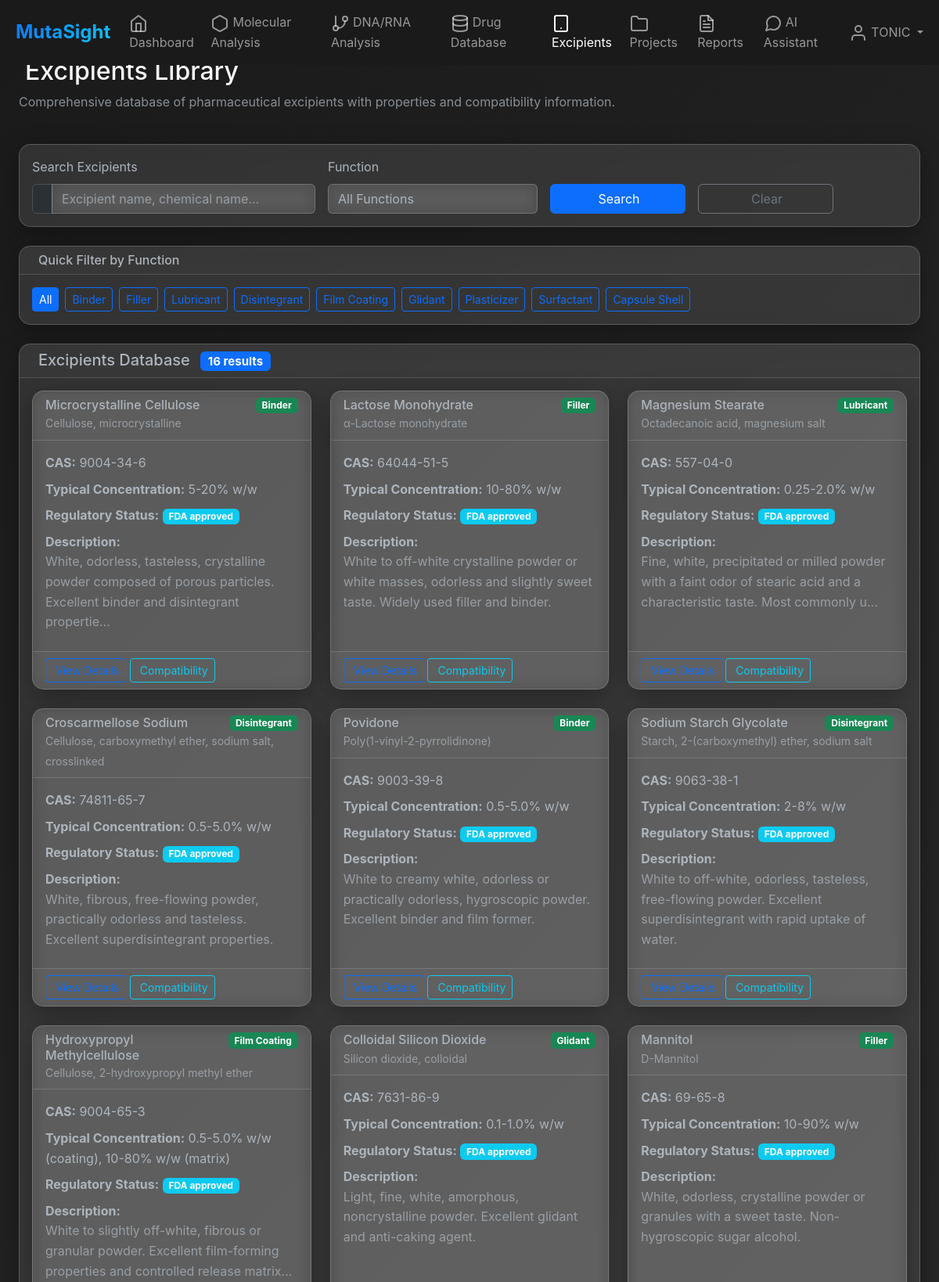
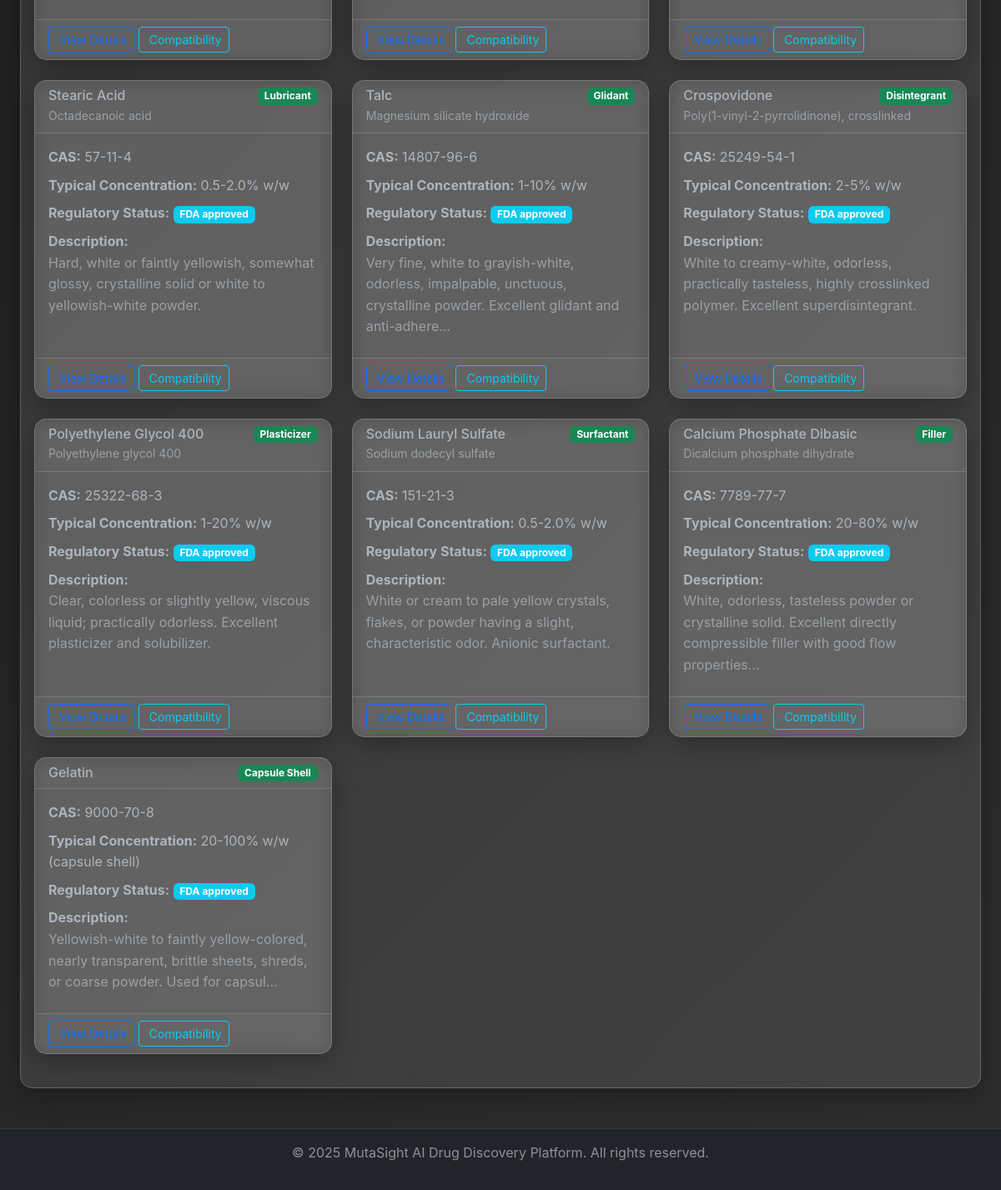
/excipients (signed in), run on the app's committed database (2 pictures, top to bottom).
### models.py (models this page shows)
class User(UserMixin, db.Model):
    id = db.Column(db.Integer, primary_key=True)
    username = db.Column(db.String(80), unique=True, nullable=False)
    email = db.Column(db.String(120), unique=True, nullable=False)
    password_hash = db.Column(db.String(256), nullable=False)
    first_name = db.Column(db.String(50), nullable=True)
    last_name = db.Column(db.String(50), nullable=True)
    role = db.Column(db.String(20), default='researcher')
    created_at = db.Column(db.DateTime, default=datetime.utcnow)
    is_active = db.Column(db.Boolean, default=True)
    projects = db.relationship('Project', backref='owner', lazy=True)
    chat_messages = db.relationship('ChatMessage', backref='author', lazy=True)
    project_memberships = db.relationship('ProjectMember', backref='user', lazy=True)

class Excipient(db.Model):
    id = db.Column(db.Integer, primary_key=True)
    name = db.Column(db.String(200), nullable=False)
    chemical_name = db.Column(db.String(300))
    cas_number = db.Column(db.String(20))
    function = db.Column(db.String(100))  # binder, disintegrant, etc.
    description = db.Column(db.Text)
    compatibility = db.Column(db.Text)  # JSON object
    toxicity_data = db.Column(db.Text)
    regulatory_status = db.Column(db.String(100))
    typical_concentration = db.Column(db.String(100))
    physical_properties = db.Column(db.Text)  # JSON object

### routes.py (the view)
@main_bp.route('/excipients')
@login_required
def excipients():
    search_query = request.args.get('search', '')
    function_filter = request.args.get('function', '')
    query = Excipient.query
    if search_query:
        query = query.filter(
            (Excipient.name.ilike(f'%{search_query}%')) |
            (Excipient.chemical_name.ilike(f'%{search_query}%'))
        )
    if function_filter:
        query = query.filter(Excipient.function.ilike(f'%{function_filter}%'))
    excipients = query.all()
    functions = db.session.query(Excipient.function.distinct()).all()
    excipient_functions = [f[0] for f in functions if f[0]]
    return render_template('excipients.html',
                         excipients=excipients,
                         excipient_functions=excipient_functions,
                         search_query=search_query,
                         selected_function=function_filter)

### app.py (called while the page is built)
@login_manager.user_loader
def load_user(user_id):
    from models import User
    return User.query.get(int(user_id))

### templates/excipients.html (shortened to what this page needs)
{% extends "base.html" %}
{% block content %}
<div class="container-fluid">
    <div class="row mb-4">
        <div class="col-12">
            <h2>Excipients Library</h2>
            <p class="text-muted">Comprehensive database of pharmaceutical excipients with properties and compatibility information.</p>
        </div>
    </div>
    <div class="row mb-4">
        <div class="col-12">
            <div class="card">
                <div class="card-body">
                    <form method="GET" action="{{ url_for('main.excipients') }}">
                        <div class="row g-3">
                            <div class="col-md-4">
                                <label for="search" class="form-label">Search Excipients</label>
                                <div class="input-group">
                                    <span class="input-group-text"></span>
                                    <input type="text" class="form-control" id="search" name="search"
                                           value="{{ search_query }}" placeholder="Excipient name, chemical name...">
                                </div>
                            </div>
                            <div class="col-md-3">
                                <label for="function" class="form-label">Function</label>
                                <select class="form-select" id="function" name="function">
                                    <option value="">All Functions</option>
                                </select>
                            </div>
                            <div class="col-md-2">
                                <label class="form-label">&nbsp;</label>
                                <div class="d-grid">
                                    <button type="submit" class="btn btn-primary">
                                        Search
                                    </button>
                                </div>
                            </div>
                            <div class="col-md-2">
                                <label class="form-label">&nbsp;</label>
                                <div class="d-grid">
                                    <a href="{{ url_for('main.excipients') }}" class="btn btn-outline-secondary">
                                        Clear
                                    </a>
                                </div>
                            </div>
                        </div>
                    </form>
                </div>
            </div>
        </div>
    </div>
    <div class="row mb-4">
        <div class="col-12">
            <div class="card">
                <div class="card-header">
                    <h6 class="mb-0">Quick Filter by Function</h6>
                </div>
                <div class="card-body">
                    <div class="d-flex flex-wrap gap-2">
                        <a href="{{ url_for('main.excipients') }}" class="btn btn-sm {% if not selected_function %}btn-primary{% else %}btn-outline-primary{% endif %}">
                            All
                        </a>
                        {% for func in excipient_functions %}
                            <a href="{{ url_for('main.excipients', function=func) }}"
                               class="btn btn-sm {% if func == selected_function %}btn-primary{% else %}btn-outline-primary{% endif %}">
                                {{ func.replace('_', ' ').title() }}
                            </a>
                        {% endfor %}
                    </div>
                </div>
            </div>
        </div>
    </div>
    <div class="row">
        <div class="col-12">
            <div class="card">
                <div class="card-header">
                    <h5 class="mb-0">
                        Excipients Database
                        <span class="badge bg-primary ms-2">{{ excipients|length }} results</span>
                    </h5>
                </div>
                <div class="card-body">
                    {% if excipients %}
                        <div class="row">
                            {% for excipient in excipients %}
                            <div class="col-lg-6 col-xl-4 mb-4">
                                <div class="card h-100 excipient-card">
                                    <div class="card-header">
                                        <div class="d-flex justify-content-between align-items-start">
                                            <h6 class="mb-0">{{ excipient.name }}</h6>
                                            {% if excipient.function %}
                                                <span class="badge bg-success">{{ excipient.function.replace('_', ' ').title() }}</span>
                                            {% endif %}
                                        </div>
                                        {% if excipient.chemical_name and excipient.chemical_name != excipient.name %}
                                            <small class="text-muted">{{ excipient.chemical_name }}</small>
                                        {% endif %}
                                    </div>
                                    <div class="card-body">
                                        <div class="text-sm">
                                            {% if excipient.cas_number %}
                                            <div class="mb-2">
                                                <strong>CAS:</strong> {{ excipient.cas_number }}
                                            </div>
                                            {% endif %}
                                            {% if excipient.typical_concentration %}
                                            <div class="mb-2">
                                                <strong>Typical Concentration:</strong> {{ excipient.typical_concentration }}
                                            </div>
                                            {% endif %}
                                            {% if excipient.regulatory_status %}
                                            <div class="mb-2">
                                                <strong>Regulatory Status:</strong>
                                                <span class="badge bg-info">{{ excipient.regulatory_status }}</span>
                                            </div>
                                            {% endif %}
                                            {% if excipient.description %}
                                            <div class="mb-2">
                                                <strong>Description:</strong>
                                                <p class="text-muted mb-0">{{ excipient.description[:120] }}{% if excipient.description|length > 120 %}...{% endif %}</p>
                                            </div>
                                            {% endif %}
                                        </div>
                                    </div>
                                    <div class="card-footer">
                                        <button class="btn btn-sm btn-outline-primary"
                                                onclick="showExcipientDetails({{ excipient.id }})">
                                        </button>
                                        <button class="btn btn-sm btn-outline-info"
                                                onclick="showCompatibility({{ excipient.id }})">
                                            Compatibility
                                        </button>
                                    </div>
                                </div>
                            </div>
                            {% endfor %}
                        </div>
                    {% else %}
                        <div class="text-center text-muted py-5">
                            <i class="fas fa-search fa-3x mb-3"></i>
                            <h5>No excipients found</h5>
                            <p>Try adjusting your search criteria or browse all excipients.</p>
                        </div>
                    {% endif %}
                </div>
            </div>
        </div>
    </div>
</div>
{% endblock %}

### templates/base.html (shortened to what this page needs)
<!DOCTYPE html>
<html lang="en" data-bs-theme="dark">
<head>
    <link href="https://cdn.jsdelivr.net/npm/bootstrap@5.3.0/dist/css/bootstrap.min.css" rel="stylesheet">
    <link rel="stylesheet" href="{{ url_for('static', filename='css/style.css') }}">
</head>
<body class="bg-dark text-light">
    {% if current_user.is_authenticated %}
    <nav class="navbar navbar-expand-lg navbar-dark fixed-top" style="background-color: #1a1a1a;">
        <div class="container-fluid">
            <a class="navbar-brand text-gradient fw-bold" href="{{ url_for('main.dashboard') }}">
                <span class="text-primary">Muta</span>Sight
            </a>
            <div class="collapse navbar-collapse" id="navbarNav">
                <ul class="navbar-nav me-auto">
                    <li class="nav-item">
                        <a class="nav-link" href="{{ url_for('main.dashboard') }}">
                            <i data-feather="home" class="me-1"></i>Dashboard
                        </a>
                    </li>
                    <li class="nav-item">
                        <a class="nav-link" href="{{ url_for('main.molecular_analysis') }}">
                            <i data-feather="hexagon" class="me-1"></i>Molecular Analysis
                        </a>
                    </li>
                    <li class="nav-item">
                        <a class="nav-link" href="{{ url_for('main.dna_rna_analysis') }}">
                            <i data-feather="git-branch" class="me-1"></i>DNA/RNA Analysis
                        </a>
                    </li>
                    <li class="nav-item">
                        <a class="nav-link" href="{{ url_for('main.drug_database') }}">
                            <i data-feather="database" class="me-1"></i>Drug Database
                        </a>
                    </li>
                    <li class="nav-item">
                        <a class="nav-link" href="{{ url_for('main.excipients') }}">
                            <i data-feather="tablet" class="me-1"></i>Excipients
                        </a>
                    </li>
                    <li class="nav-item">
                        <a class="nav-link" href="{{ url_for('main.projects') }}">
                            <i data-feather="folder" class="me-1"></i>Projects
                        </a>
                    </li>
                    <li class="nav-item">
                        <a class="nav-link" href="{{ url_for('main.reports') }}">
                            <i data-feather="file-text" class="me-1"></i>Reports
                        </a>
                    </li>
                    <li class="nav-item">
                        <a class="nav-link" href="{{ url_for('main.chat') }}">
                            <i data-feather="message-circle" class="me-1"></i>AI Assistant
                        </a>
                    </li>
                </ul>
                <ul class="navbar-nav">
                    <li class="nav-item dropdown">
                        <a class="nav-link dropdown-toggle" href="#" id="navbarDropdown" role="button" data-bs-toggle="dropdown">
                            <i data-feather="user" class="me-1"></i>{{ current_user.username }}
                        </a>
                    </li>
                </ul>
            </div>
        </div>
    </nav>
    {% endif %}
    <main class="{% if current_user.is_authenticated %}container-fluid mt-5 pt-4{% endif %}">
        {% block content %}{% endblock %}
    </main>
    {% if current_user.is_authenticated %}
    <footer class="bg-dark text-center text-muted py-3 mt-5" style="border-top: 1px solid #343a40;">
        <div class="container">
            <p>&copy; 2025 MutaSight AI Drug Discovery Platform. All rights reserved.</p>
        </div>
    </footer>
    {% endif %}
</body>
</html>

### static/css/style.css (style rules this page uses)
:root { --mutasight-primary: #0d6efd; --mutasight-secondary: #6c757d; --mutasight-success: #198754; --mutasight-info: #0dcaf0; --mutasight-warning: #ffc107; --mutasight-danger: #dc3545; --mutasight-light: #f8f9fa; --mutasight-dark: #212529; --glass-bg: rgba(255, 255, 255, 0.1); --glass-border: rgba(255, 255, 255, 0.2); }
body { font-family: -apple-system, BlinkMacSystemFont, 'Segoe UI', Roboto, sans-serif; line-height: 1.6; background: linear-gradient(135deg, #1a1a1a 0%, #2d2d2d 100%); min-height: 100vh; }
.text-gradient { background: linear-gradient(135deg, var(--mutasight-primary) 0%, var(--mutasight-info) 100%); -webkit-background-clip: text; -webkit-text-fill-color: transparent; background-clip: text; font-weight: 700; }
.navbar-brand { font-weight: 700; font-size: 1.5rem; }
.navbar-brand .text-primary { color: var(--mutasight-primary) !important; }
.card { background: var(--glass-bg); backdrop-filter: blur(10px); border: 1px solid var(--glass-border); border-radius: 15px; box-shadow: 0 8px 32px rgba(0, 0, 0, 0.3); transition: all 0.3s ease; }
.form-control, .form-select { background: var(--glass-bg); backdrop-filter: blur(10px); border: 1px solid var(--glass-border); color: var(--bs-body-color); transition: all 0.3s ease; }

### data on the page
User: username "TONIC"
Excipient: name "Microcrystalline Cellulose", function.replace "Binder", chemical_name "Cellulose, microcrystalline", cas_number "9004-34-6", typical_concentration "5-20% w/w", regulatory_status "FDA approved", description "White, odorless, tasteless, crystalline powder composed of porous particles. Excellent binder and disintegrant propertie"
Excipient: name "Lactose Monohydrate", function.replace "Filler", chemical_name "α-Lactose monohydrate", cas_number "64044-51-5", typical_concentration "10-80% w/w", regulatory_status "FDA approved", description "White to off-white crystalline powder or white masses, odorless and slightly sweet taste. Widely used filler and binder."
Excipient: name "Magnesium Stearate", function.replace "Lubricant", chemical_name "Octadecanoic acid, magnesium salt", cas_number "557-04-0", typical_concentration "0.25-2.0% w/w", regulatory_status "FDA approved", description "Fine, white, precipitated or milled powder with a faint odor of stearic acid and a characteristic taste. Most commonly u"
Excipient: name "Croscarmellose Sodium", function.replace "Disintegrant", chemical_name "Cellulose, carboxymethyl ether, sodium salt, crosslinked", cas_number "74811-65-7", typical_concentration "0.5-5.0% w/w", regulatory_status "FDA approved", description "White, fibrous, free-flowing powder, practically odorless and tasteless. Excellent superdisintegrant properties."
Excipient: name "Povidone", function.replace "Binder", chemical_name "Poly(1-vinyl-2-pyrrolidinone)", cas_number "9003-39-8", typical_concentration "0.5-5.0% w/w", regulatory_status "FDA approved", description "White to creamy white, odorless or practically odorless, hygroscopic powder. Excellent binder and film former."
Excipient: name "Sodium Starch Glycolate", function.replace "Disintegrant", chemical_name "Starch, 2-(carboxymethyl) ether, sodium salt", cas_number "9063-38-1", typical_concentration "2-8% w/w", regulatory_status "FDA approved", description "White to off-white, odorless, tasteless, free-flowing powder. Excellent superdisintegrant with rapid uptake of water."
Excipient: name "Hydroxypropyl Methylcellulose", function.replace "Film Coating", chemical_name "Cellulose, 2-hydroxypropyl methyl ether", cas_number "9004-65-3", typical_concentration "0.5-5.0% w/w (coating), 10-80% w/w (matrix)", regulatory_status "FDA approved", description "White to slightly off-white, fibrous or granular powder. Excellent film-forming properties and controlled release matrix"
Excipient: name "Colloidal Silicon Dioxide", function.replace "Glidant", chemical_name "Silicon dioxide, colloidal", cas_number "7631-86-9", typical_concentration "0.1-1.0% w/w", regulatory_status "FDA approved", description "Light, fine, white, amorphous, noncrystalline powder. Excellent glidant and anti-caking agent."
Excipient: name "Mannitol", function.replace "Filler", chemical_name "D-Mannitol", cas_number "69-65-8", typical_concentration "10-90% w/w", regulatory_status "FDA approved", description "White, odorless, crystalline powder or granules with a sweet taste. Non-hygroscopic sugar alcohol."
Excipient: name "Stearic Acid", function.replace "Lubricant", chemical_name "Octadecanoic acid", cas_number "57-11-4", typical_concentration "0.5-2.0% w/w", regulatory_status "FDA approved", description "Hard, white or faintly yellowish, somewhat glossy, crystalline solid or white to yellowish-white powder."
Excipient: name "Talc", function.replace "Glidant", chemical_name "Magnesium silicate hydroxide", cas_number "14807-96-6", typical_concentration "1-10% w/w", regulatory_status "FDA approved", description "Very fine, white to grayish-white, odorless, impalpable, unctuous, crystalline powder. Excellent glidant and anti-adhere"
Excipient: name "Crospovidone", function.replace "Disintegrant", chemical_name "Poly(1-vinyl-2-pyrrolidinone), crosslinked", cas_number "25249-54-1", typical_concentration "2-5% w/w", regulatory_status "FDA approved", description "White to creamy-white, odorless, practically tasteless, highly crosslinked polymer. Excellent superdisintegrant."
Excipient: name "Polyethylene Glycol 400", function.replace "Plasticizer", chemical_name "Polyethylene glycol 400", cas_number "25322-68-3", typical_concentration "1-20% w/w", regulatory_status "FDA approved", description "Clear, colorless or slightly yellow, viscous liquid; practically odorless. Excellent plasticizer and solubilizer."
Excipient: name "Sodium Lauryl Sulfate", function.replace "Surfactant", chemical_name "Sodium dodecyl sulfate", cas_number "151-21-3", typical_concentration "0.5-2.0% w/w", regulatory_status "FDA approved", description "White or cream to pale yellow crystals, flakes, or powder having a slight, characteristic odor. Anionic surfactant."
Excipient: name "Calcium Phosphate Dibasic", function.replace "Filler", chemical_name "Dicalcium phosphate dihydrate", cas_number "7789-77-7", typical_concentration "20-80% w/w", regulatory_status "FDA approved", description "White, odorless, tasteless powder or crystalline solid. Excellent directly compressible filler with good flow properties"
Excipient: name "Gelatin", function.replace "Capsule Shell", cas_number "9000-70-8", typical_concentration "20-100% w/w (capsule shell)", regulatory_status "FDA approved", description "Yellowish-white to faintly yellow-colored, nearly transparent, brittle sheets, shreds, or coarse powder. Used for capsul"

### other printed values
{{ func.replace('_', ' ').title() }} "Binder" "Filler" "Lubricant" "Disintegrant" "Film Coating" "Glidant" "Plasticizer" "Surfactant" "Capsule Shell"
{{ excipients|length }} "16"
